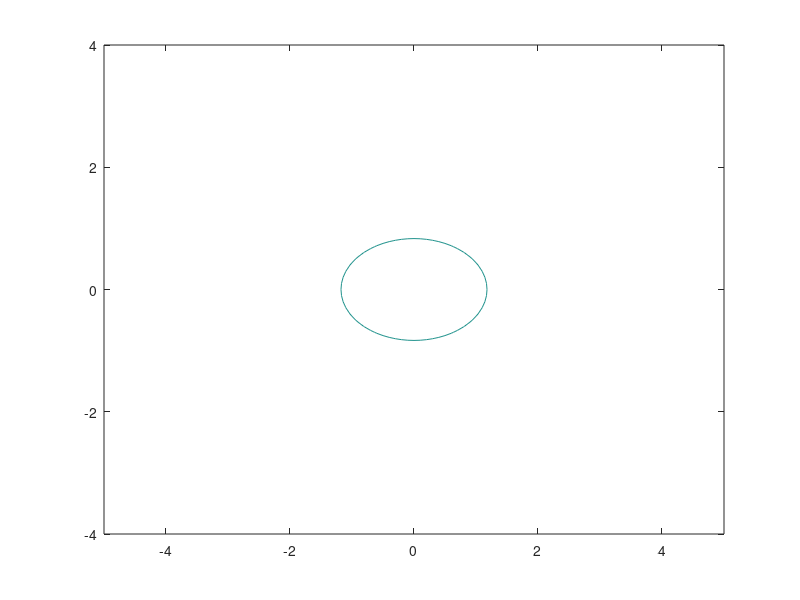

Source code (MATLAB): (Note: this script raises an error after producing the figure.)
mu = [0,0]; %// data

sigma = [1 0; 0 .5]; %// data
x = -5:.1:5; %// x axis
y = -4:.1:4; %// y axis

[X, Y] = meshgrid(x,y); %// all combinations of x, y
Z = mvnpdf([X(:) Y(:)],mu,sigma); %// compute Gaussian pdf
Z = reshape(Z,size(X)); %// put into same size as X, Y
%// contour(X,Y,Z), axis equal  %// contour plot; set same scale for x and y...
%surf(X,Y,Z) %// ... or 3D plot

theta = 90*pi/180;
rotate = [cos(theta), -sin(theta);
    sin(theta), cos(theta)];
C = contour(X, Y, Z, 1);
% Strange first coord...
C1 = rotate * C(:,2:end);
%axis equal;
%plot(C1(1,:), C1(2,:))

%% Plot the path of the ball
th = linspace(-pi, pi);
x = cos(th);
y = sin(th);
c = [x; y];

n = size(ball, 2);
sel = 1:n;

figure(4);
clf;
plot(ball(1, sel), ball(2, sel), 'ro',...
    'MarkerEdgeColor', [0.5 0 0], 'MarkerFaceColor', 'r');
hold on;
for i=sel
    xb = ball(1, i);
    yb = ball(2, i);
    [theta, rho] = cart2pol(xb, yb);
    sc = [rho; max(min(0.1, rho*tan(theta)), 1)];
    e = 0.05 * sc .* c;
    rot = [cos(theta), -sin(theta); sin(theta), cos(theta)];
    e = rot * e;
    ex = e(1, :);
    ey = e(2, :);
    plot(ex + xb, ey + yb, 'b--');
end
hold off;
title('Ball Position tracks');
xlabel('X (meters)');
ylabel('Y (meters)');
axis equal;